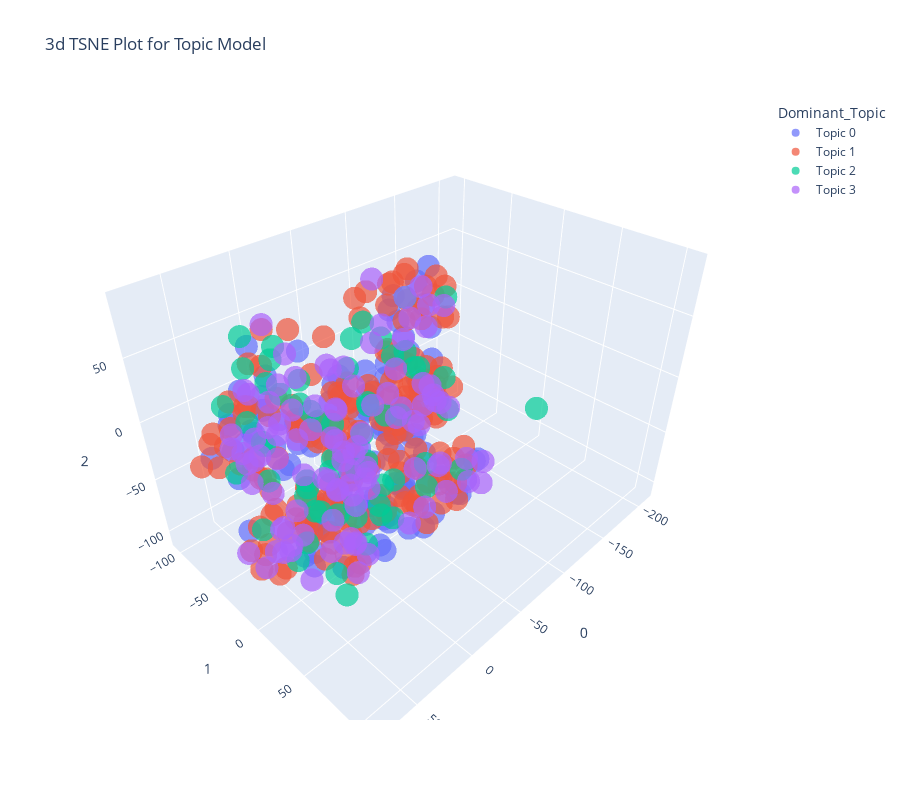

The notebook cell saved with this chart:
### Code cell
plot_model(lda, plot = 'tsne')
